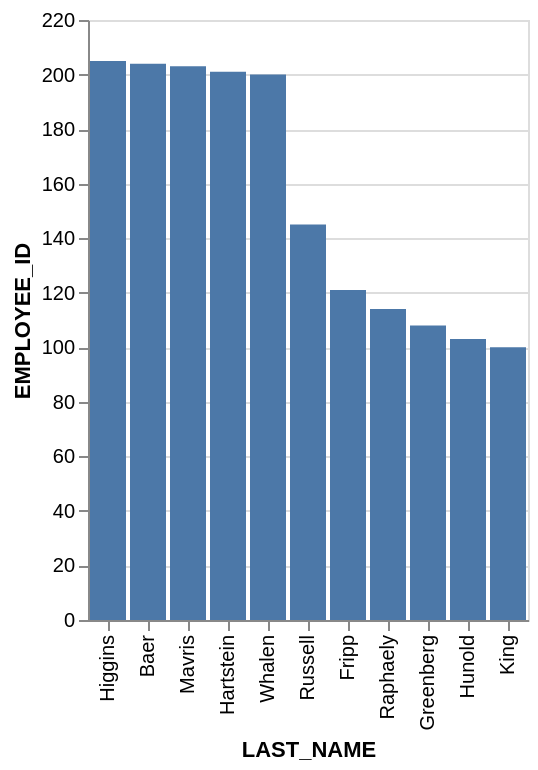

Specify this chart in Vega-Lite:
### Vega-Lite specification from a JSON file in a GitHub repository (floating-point values rounded to 4 significant figures)
{"data": {"values": [{"x_data": "King", "y_data": 100}, {"x_data": "Hunold", "y_data": 103}, {"x_data": "Greenberg", "y_data": 108}, {"x_data": "Raphaely", "y_data": 114}, {"x_data": "Fripp", "y_data": 121}, {"x_data": "Russell", "y_data": 145}, {"x_data": "Whalen", "y_data": 200}, {"x_data": "Hartstein", "y_data": 201}, {"x_data": "Mavris", "y_data": 203}, {"x_data": "Baer", "y_data": 204}, {"x_data": "Higgins", "y_data": 205}]}, "mark": "bar", "encoding": {"x": {"field": "x_data", "type": "nominal", "title": "LAST_NAME", "sort": {"op": "sum", "field": "y_data", "order": "descending"}}, "y": {"field": "y_data", "type": "quantitative", "title": "EMPLOYEE_ID"}}}
